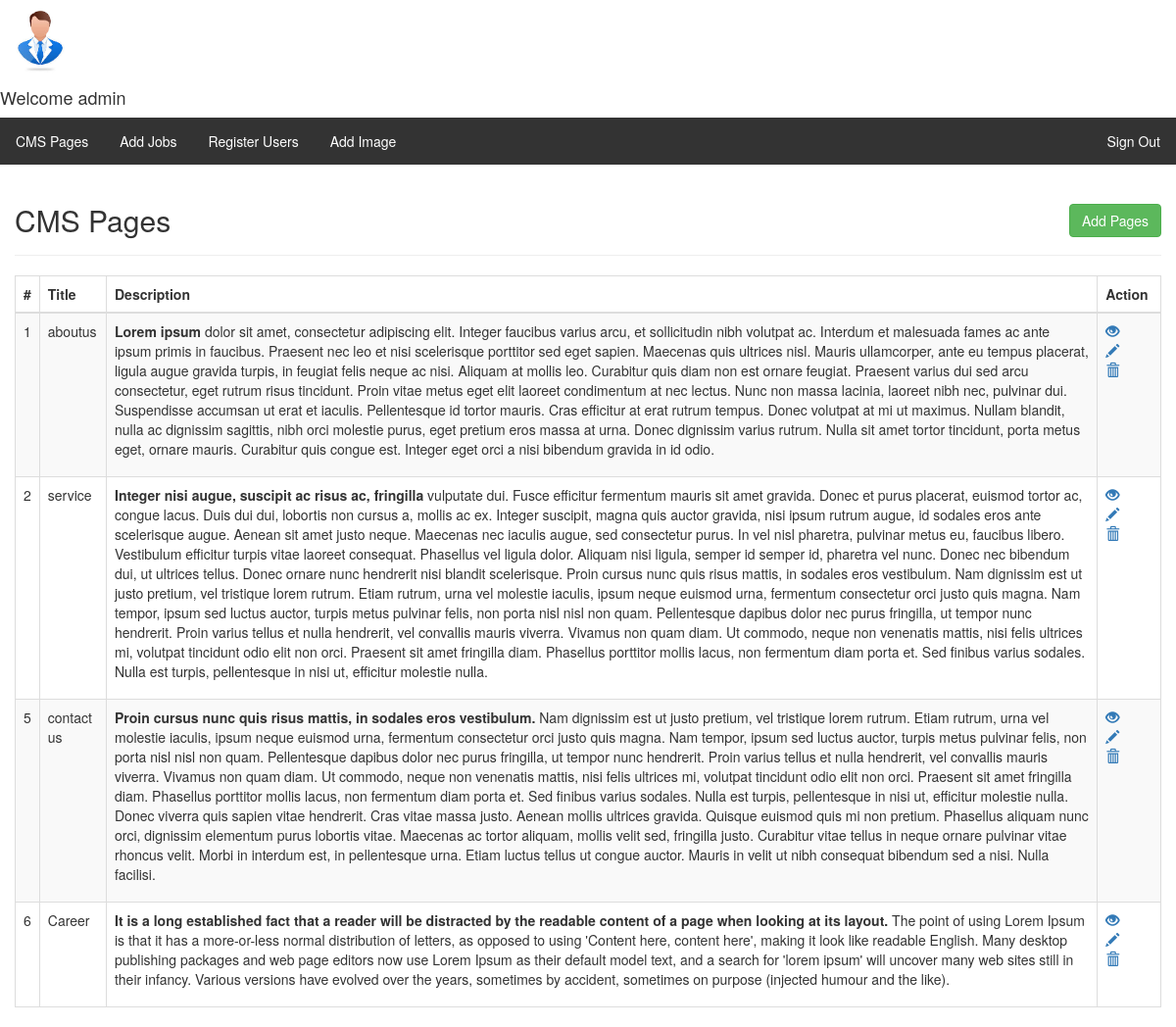
Screenshot of /admin/addcmspage.php (signed in) with the database file from the repository.
### tables this page shows
CREATE TABLE `cmspages` (
  `id` int(11) NOT NULL,
  `title` varchar(500) NOT NULL,
  `description` text NOT NULL,
  `createdat` timestamp NOT NULL DEFAULT current_timestamp() ON UPDATE current_timestamp()
);

### admin/include/session.php (called while the page is built, shortened)
<?php
   include('include\config.php');
   $user_check = $_SESSION['admin_user'];
   $ses_sql = mysqli_query($con,"select admin_user from admin where admin_user = '$user_check' ");
   $row = mysqli_fetch_array($ses_sql,MYSQLI_ASSOC);
   $login_session = $row['admin_user'];
?>

### admin/addcmspage.php (the view, shortened to what this page needs)
<?php
     include("include\session.php");
?>
<!DOCTYPE html>
<html lang="en">
<head>
    <link rel="stylesheet" href="asset\css\adminhome.css">
    <link rel="stylesheet" href="https://maxcdn.bootstrapcdn.com/bootstrap/3.3.7/css/bootstrap.css">
</head>
<body>
    <div class="imgcontainer">
            <img width ="80px" src="asset\image\avtarimage.jpg" alt="Avatar" class="avatar"><h4>Welcome <?php echo $login_session; ?></h4>
         </div>
      <?php include("header.php"); ?>
    <div class="wrapper">
        <div class="container-fluid">
            <div class="row">
                <div class="col-md-12">
                    <div class="page-header clearfix">
                        <h2 class="pull-left">CMS Pages</h2>
                        <a href="createcms.php" class="btn btn-success pull-right">Add Pages</a>
                    </div>
                    <?php
                    $sql = "SELECT * FROM cmspages";
                    if($result = mysqli_query($con, $sql)){
                        if(mysqli_num_rows($result) > 0){
                            echo "<table class='table table-bordered table-striped'>";
                                echo "<thead>";
                                    echo "<tr>";
                                        echo "<th>#</th>";
                                        echo "<th>Title</th>";
                                        echo "<th>Description</th>";
                                        echo "<th>Action</th>";
                                    echo "</tr>";
                                echo "</thead>";
                                echo "<tbody>";
                                while($row = mysqli_fetch_array($result)){
                                    echo "<tr>";
                                        echo "<td>" . $row['id'] . "</td>";
                                        echo "<td>" . $row['title'] . "</td>";
                                        echo "<td>" . $row['description'] . "</td>";
                                        echo "<td>";
                                            echo "<a href='readcms.php?id=". $row['id'] ."' title='View Record' data-toggle='tooltip'><span class='glyphicon glyphicon-eye-open'></span></a>";
                                            echo "<a href='updatecms.php?id=". $row['id'] ."' title='Update Record' data-toggle='tooltip'><span class='glyphicon glyphicon-pencil'></span></a>";
                                            echo "<a href='deletecms.php?id=". $row['id'] ."' title='Delete Record' data-toggle='tooltip'><span class='glyphicon glyphicon-trash'></span></a>";
                                        echo "</td>";
                                    echo "</tr>";
                                }
                                echo "</tbody>";
                            echo "</table>";
                        } else{
                            echo "<p class='lead'><em>No records were found.</em></p>";
                        }
                    } else{
                        echo "ERROR: Could not able to execute $sql. " . mysqli_error($con);
                    }
                    ?>
                </div>
            </div>
        </div>
    </div>
</body>
</html>

### admin/addcmspage.php (style rules this page uses)
.wrapper { width: 1200px; margin: 0 auto; }
.page-header h2 { margin-top: 0; }
table tr td:last-child a { margin-right: 15px; }

### rows the page displays
cmspages: id "1", title "aboutus", description "Lorem ipsum dolor sit amet, consectetur adipiscing elit. Integer faucibus varius arcu, et sollicitudin nibh volutpat ac. Interdum et malesuada fames ac ante ipsum primis in faucibus. Praesent nec leo et nisi scelerisque porttitor sed eget sapien. Maecenas quis ultrices nisl. Mauris ullamcorper, ante eu tempus placerat, ligula augue gravida turpis, in feugiat felis neque ac nisi. Aliquam at mollis leo. Curabitur quis diam non est ornare feugiat. Praesent varius dui sed arcu consectetur, eget rutrum risus tincidunt. Proin vitae metus eget elit laoreet condimentum at nec lectus. Nunc non massa lacinia, laoreet nibh nec, pulvinar dui. Suspendisse accumsan ut erat et iaculis. Pellentesque id…"
cmspages: id "2", title "service", description "Integer nisi augue, suscipit ac risus ac, fringilla vulputate dui. Fusce efficitur fermentum mauris sit amet gravida. Donec et purus placerat, euismod tortor ac, congue lacus. Duis dui dui, lobortis non cursus a, mollis ac ex. Integer suscipit, magna quis auctor gravida, nisi ipsum rutrum augue, id sodales eros ante scelerisque augue. Aenean sit amet justo neque. Maecenas nec iaculis augue, sed consectetur purus. In vel nisl pharetra, pulvinar metus eu, faucibus libero. Vestibulum efficitur turpis vitae laoreet consequat. Phasellus vel ligula dolor. Aliquam nisi ligula, semper id semper id, pharetra vel nunc. Donec nec bibendum dui, ut ultrices tellus. Donec ornare nunc hendrerit nisi…"
cmspages: id "5", title "contact us", description "Proin cursus nunc quis risus mattis, in sodales eros vestibulum. Nam dignissim est ut justo pretium, vel tristique lorem rutrum. Etiam rutrum, urna vel molestie iaculis, ipsum neque euismod urna, fermentum consectetur orci justo quis magna. Nam tempor, ipsum sed luctus auctor, turpis metus pulvinar felis, non porta nisl nisl non quam. Pellentesque dapibus dolor nec purus fringilla, ut tempor nunc hendrerit. Proin varius tellus et nulla hendrerit, vel convallis mauris viverra. Vivamus non quam diam. Ut commodo, neque non venenatis mattis, nisi felis ultrices mi, volutpat tincidunt odio elit non orci. Praesent sit amet fringilla diam. Phasellus porttitor mollis lacus, non fermentum diam porta…"
cmspages: id "6", title "Career", description "It is a long established fact that a reader will be distracted by the readable content of a page when looking at its layout. The point of using Lorem Ipsum is that it has a more-or-less normal distribution of letters, as opposed to using 'Content here, content here', making it look like readable English. Many desktop publishing packages and web page editors now use Lorem Ipsum as their default model text, and a search for 'lorem ipsum' will uncover many web sites still in their infancy. Various versions have evolved over the years, sometimes by accident, sometimes on purpose (injected humour and the like)."

### other values shown
$login_session "admin"
